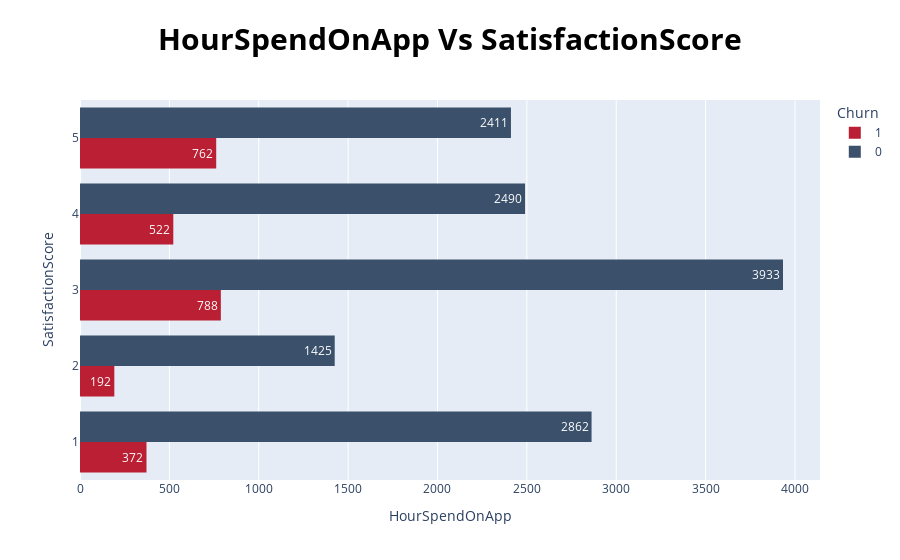

Source (notebook cell):
### Markdown cell above
### Observation & Insight:
Customer dengan Tenure rendah (2 bulan
pertama) memiliki potensi churn jauh lebih tinggi
daripada tenure menengah keatas.


Berikut beberapa rekomendasi bisnis yang dapat membantu Anda memfokuskan upaya untuk menjaga pelanggan yang baru bergabung:

1. Program Onboarding yang Efektif: Buatlah program onboarding yang efektif untuk pelanggan yang baru bergabung, dengan panduan langkah demi langkah yang memudahkan mereka dalam menggunakan aplikasi dan berbelanja. Sediakan bantuan dan dukungan pelanggan yang mudah diakses selama periode onboarding.

2. Penawaran Spesial untuk Tenure Rendah: Berikan penawaran spesial, diskon, atau hadiah kepada pelanggan dengan tenure rendah untuk mendorong mereka berbelanja lebih banyak. Buatlah paket promosi khusus untuk produk-produk yang biasanya dibeli oleh pelanggan baru.

3. Customer Engagement: Fokus pada customer engagement dengan mengirimkan email, notifikasi, atau pesan langsung yang memberikan informasi tentang produk, penawaran khusus, atau rekomendasi berdasarkan perilaku mereka.

4. Program Loyalty: Implementasikan program loyalty yang memberikan insentif kepada pelanggan yang tetap berbelanja dengan Anda. Berikan poin atau diskon tambahan setelah pelanggan mencapai tenure tertentu. Berikan insentif kepada pelanggan yang mereferensikan teman atau keluarga untuk bergabung dengan aplikasi Anda.

### Code cell
# plot
fig = px.histogram(df, x="HourSpendOnApp", y="SatisfactionScore", orientation="h", color="Churn" ,text_auto= True , title="<b>"+'HourSpendOnApp Vs SatisfactionScore' , color_discrete_sequence = ['#BA1F33','#3A506B','#3E885B'])

# Customize the plot
fig.update_layout(hovermode='x',title_font_size=30)
fig.update_layout(
title_font_color="black",
template="plotly",
title_font_size=30,
hoverlabel_font_size=20,
title_x=0.5,
xaxis_title='HourSpendOnApp',
yaxis_title='SatisfactionScore',
barmode='group'
)
fig.show()

### Figure 1 — Plotly figure (JSON) as saved in the notebook; plotly's stock layout.template omitted (floating-point values rounded to 4 significant figures; data arrays with more than 128 entries replaced by an {"elided": "..."} marker saying what was removed)
{"data": [{"alignmentgroup": "True", "bingroup": "y", "histfunc": "sum", "hovertemplate": "Churn=1<br>sum of HourSpendOnApp=%{x}<br>SatisfactionScore=%{y}<extra></extra>", "legendgroup": "1", "marker": {"color": "#BA1F33", "pattern": {"shape": ""}}, "name": "1", "offsetgroup": "1", "orientation": "h", "showlegend": true, "texttemplate": "%{value}", "type": "histogram", "x": {"elided": "948 int values"}, "xaxis": "x", "y": {"elided": "948 int values"}, "yaxis": "y"}, {"alignmentgroup": "True", "bingroup": "y", "histfunc": "sum", "hovertemplate": "Churn=0<br>sum of HourSpendOnApp=%{x}<br>SatisfactionScore=%{y}<extra></extra>", "legendgroup": "0", "marker": {"color": "#3A506B", "pattern": {"shape": ""}}, "name": "0", "offsetgroup": "0", "orientation": "h", "showlegend": true, "texttemplate": "%{value}", "type": "histogram", "x": {"elided": "4682 int values"}, "xaxis": "x", "y": {"elided": "4682 int values"}, "yaxis": "y"}], "layout": {"autosize": true, "barmode": "group", "hoverlabel": {"font": {"size": 20}}, "hovermode": "x", "legend": {"title": {"text": "Churn"}, "tracegroupgap": 0}, "title": {"font": {"color": "black", "size": 30}, "text": "<b>HourSpendOnApp Vs SatisfactionScore", "x": 0.5}, "xaxis": {"anchor": "y", "autorange": true, "domain": [0, 1], "range": [0, 4140], "title": {"text": "HourSpendOnApp"}, "type": "linear"}, "yaxis": {"anchor": "x", "autorange": true, "domain": [0, 1], "range": [0.5, 5.5], "title": {"text": "SatisfactionScore"}, "type": "linear"}}}
